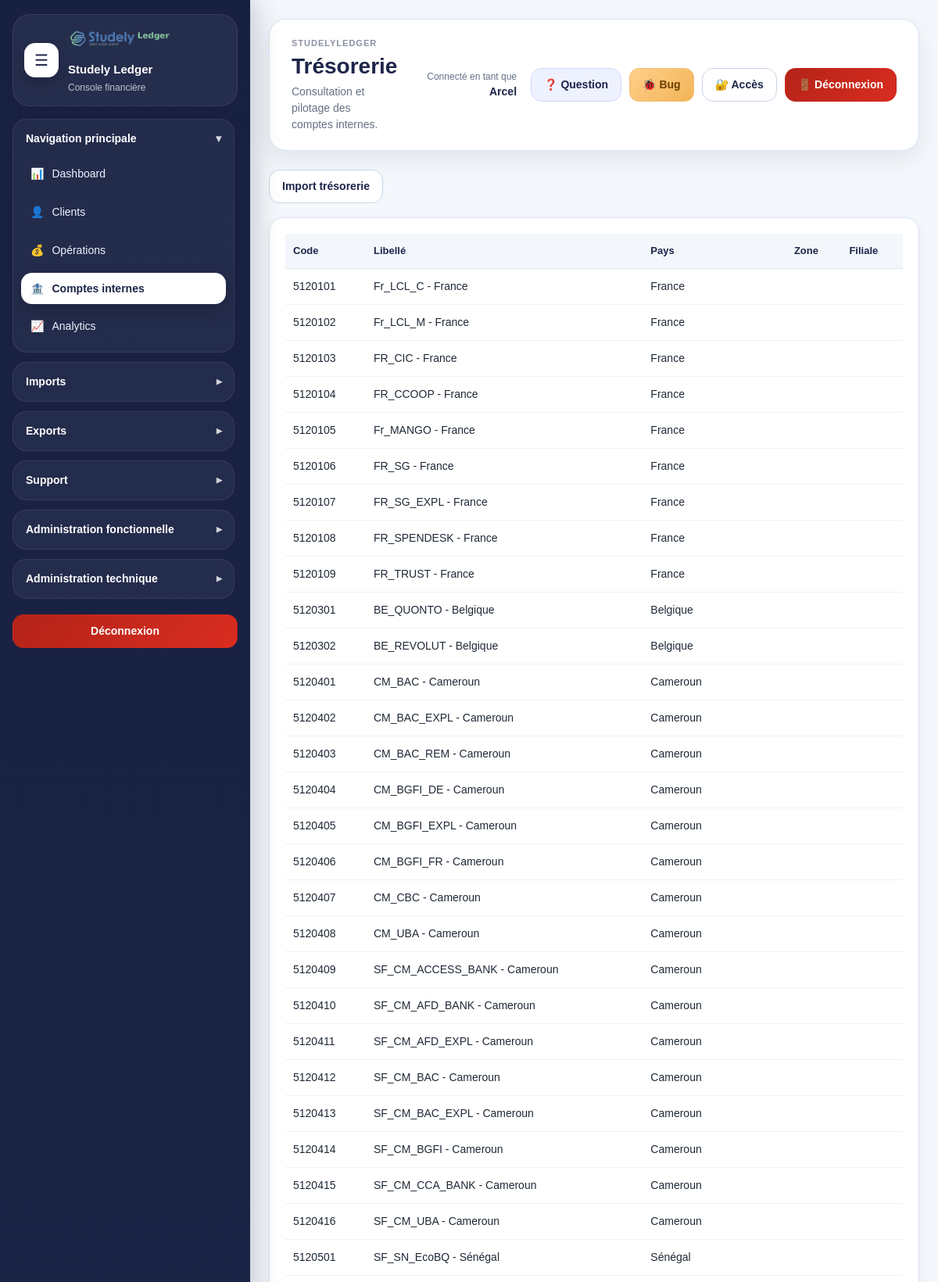
The app's page /modules/treasury/index.php (signed in, upper part) with its own data.
### tables this page shows
CREATE TABLE `treasury_accounts` (
  `id` int(11) NOT NULL,
  `account_code` varchar(50) NOT NULL,
  `account_label` varchar(255) NOT NULL,
  `bank_name` varchar(255) DEFAULT NULL,
  `subsidiary_name` varchar(255) DEFAULT NULL,
  `zone_code` varchar(100) DEFAULT NULL,
  `country_label` varchar(150) DEFAULT NULL,
  `country_type` varchar(150) DEFAULT NULL,
  `payment_place` varchar(150) DEFAULT NULL,
  `currency_code` varchar(10) NOT NULL DEFAULT 'EUR',
  `opening_balance` decimal(15,2) NOT NULL DEFAULT 0.00,
  `current_balance` decimal(15,2) NOT NULL DEFAULT 0.00,
  `is_active` tinyint(1) NOT NULL DEFAULT 1,
  `created_at` datetime NOT NULL DEFAULT current_timestamp(),
  `updated_at` datetime DEFAULT NULL
);

### includes/admin_functions.php (called while the page is built, shortened)
<?php
if (!function_exists('e')) {
    function e(?string $value): string
    {
        return htmlspecialchars((string)($value ?? ''), ENT_QUOTES, 'UTF-8');
    }
}
if (!function_exists('tableExists')) {
    function tableExists(PDO $pdo, string $tableName): bool
    {
        $stmt = $pdo->prepare("
            SELECT COUNT(*)
            FROM information_schema.TABLES
            WHERE TABLE_SCHEMA = DATABASE()
              AND TABLE_NAME = ?
        ");
        $stmt->execute([$tableName]);
        return (int)$stmt->fetchColumn() > 0;
    }
}
if (!function_exists('columnExists')) {
    function columnExists(PDO $pdo, string $tableName, string $columnName): bool
    {
        $stmt = $pdo->prepare("
            SELECT COUNT(*)
            FROM information_schema.COLUMNS
            WHERE TABLE_SCHEMA = DATABASE()
              AND TABLE_NAME = ?
              AND COLUMN_NAME = ?
        ");
        $stmt->execute([$tableName, $columnName]);
        return (int)$stmt->fetchColumn() > 0;
    }
}
if (!function_exists('currentUserRecord')) {
    function currentUserRecord(PDO $pdo): ?array
    {
        $userId = (int)($_SESSION['user_id'] ?? 0);
        if ($userId <= 0 || !tableExists($pdo, 'users')) {
            return null;
        }
        $roleJoin = '';
        $roleSelect = 'NULL AS role_code, NULL AS role_label, NULL AS legacy_role';
        if (tableExists($pdo, 'roles') && columnExists($pdo, 'users', 'role_id')) {
            $roleJoin = 'LEFT JOIN roles r ON r.id = u.role_id';
            $roleSelectParts = [];
            $roleSelectParts[] = columnExists($pdo, 'roles', 'code') ? 'r.code AS role_code' : 'NULL AS role_code';
            $roleSelectParts[] = columnExists($pdo, 'roles', 'label') ? 'r.label AS role_label' : (
                columnExists($pdo, 'roles', 'name') ? 'r.name AS role_label' : 'NULL AS role_label'
            );
            $roleSelectParts[] = columnExists($pdo, 'users', 'role') ? 'u.role AS legacy_role' : 'NULL AS legacy_role';
            $roleSelect = implode(', ', $roleSelectParts);
        } elseif (columnExists($pdo, 'users', 'role')) {
            $roleSelect = 'NULL AS role_code, NULL AS role_label, u.role AS legacy_role';
        }
        $userColumns = ['u.id'];
        $optionalUserColumns = [
            'username',
            'email',
            'is_active',
            'role_id',
            'role',
            'created_at',
            'updated_at',
        ];
        foreach ($optionalUserColumns as $column) {
            if (columnExists($pdo, 'users', $column)) {
                $userColumns[] = 'u.' . $column;
            }
        }
        $stmt = $pdo->prepare("
            SELECT
                " . implode(', ', $userColumns) . ",
                {$roleSelect}
            FROM users u
            {$roleJoin}
            WHERE u.id = ?
            LIMIT 1
        ");
        $stmt->execute([$userId]);
        $user = $stmt->fetch(PDO::FETCH_ASSOC);
        return $user ?: null;
    }
}
if (!function_exists('currentUserHasRoleCode')) {
    function currentUserHasRoleCode(PDO $pdo, array $roleCodes): bool
    {
        $user = currentUserRecord($pdo);
        $currentValues = [
            strtolower(trim((string)($user['role_code'] ?? ''))),
            strtolower(trim((string)($user['legacy_role'] ?? ''))),
            strtolower(trim((string)($user['role_label'] ?? ''))),
            strtolower(trim((string)($_SESSION['role'] ?? ''))),
            strtolower(trim((string)($_SESSION['role_name'] ?? ''))),
        ];
        foreach ($roleCodes as $code) {
            $normalized = strtolower(trim((string)$code));
            if ($normalized !== '' && in_array($normalized, $currentValues, true)) {
                return true;
            }
        }
        return false;
    }
}
if (!function_exists('currentUserIsAdminLike')) {
    function currentUserIsAdminLike(PDO $pdo): bool
    {
        return currentUserHasRoleCode($pdo, [
            'admin',
            'superadmin',
            'super_admin',
            'admin_tech',
            'admin-tech',
            'admin technique',
            'administrateur',
            'administrateur technique',
            'admin global',
        ]);
    }
}
if (!function_exists('studelyCanAccess')) {
    function studelyCanAccess(PDO $pdo, string $accessKey): bool
    {
        $map = studelyAccessMap();
        $codes = $map[$accessKey] ?? [];
        if (currentUserIsAdminLike($pdo)) {
            return true;
        }
        return currentUserCanAny($pdo, $codes);
    }
}

### modules/treasury/index.php (the view, shortened to what this page needs)
<?php
$pdo = getPDO();
require_once __DIR__ . '/../../includes/admin_functions.php';
$rows = tableExists($pdo, 'treasury_accounts')
    ? $pdo->query("
        SELECT *
        FROM treasury_accounts
        ORDER BY account_code ASC
    ")->fetchAll(PDO::FETCH_ASSOC)
    : [];
require_once __DIR__ . '/../../includes/document_start.php';
?>
<div class="layout">
    <?php require_once __DIR__ . '/../../includes/sidebar.php'; ?>
    <div class="main">
        <?php require_once __DIR__ . '/../../includes/header.php'; ?>
        <div class="page-title">
            <div class="btn-group">
                <?php if (studelyCanAccess($pdo, 'treasury_import_page')): ?>
                    <a href="<?= e(APP_URL) ?>modules/treasury/import_treasury_csv.php" class="btn btn-outline">Import trésorerie</a>
                <?php endif; ?>
            </div>
        </div>
        <div class="table-card">
            <table>
                <thead>
                    <tr>
                        <th>Code</th>
                        <th>Libellé</th>
                        <th>Pays</th>
                        <th>Zone</th>
                        <th>Filiale</th>
                    </tr>
                </thead>
                <tbody>
                    <?php foreach ($rows as $row): ?>
                        <tr>
                            <td><?= e($row['account_code'] ?? '') ?></td>
                            <td><?= e($row['account_label'] ?? '') ?></td>
                            <td><?= e($row['country_label'] ?? '') ?></td>
                            <td><?= e($row['zone_label'] ?? '') ?></td>
                            <td><?= e($row['entity_label'] ?? '') ?></td>
                        </tr>
                    <?php endforeach; ?>
                </tbody>
            </table>
        </div>
    </div>
</div>
<?php require_once __DIR__ . '/../../includes/document_end.php'; ?>

### assets/css/style.css (style rules this page uses)
:root { --bg:#f4f7fb; --surface:#ffffff; --surface-soft:#f8fbff; --border:#dbe4f0; --border-strong:#c8d5e6; --text:#1f2937; --muted:#667085; --heading:#1d2549; --primary:#1d2549; --primary-2:#2f4db8; --primary-soft:#eef2ff; --success:#117a4f; --success-soft:#e8f8f0; --danger:#b42318; --danger-soft:#fff1f2; --warning:#b54708; --warning-soft:#fff7ed; --info:#175cd3; --info-soft:#eff6ff; --shadow-sm:0 6px 16px rgba(18, 38, 63, 0.06); --shadow-md:0 12px 30px rgba(18, 38, 63, 0.08); --shadow-lg:0 18px 45px rgba(18, 38, 63, 0.12); --radius-sm:12px; --radius-md:18px; --radius-lg:24px; --sidebar-width:320px; --sidebar-width-collapsed:96px; }
*, *::before, *::after { box-sizing:border-box; }
html, body { margin:0; padding:0; min-height:100%; }
body { font-family:Arial, Helvetica, sans-serif; font-size:14px; line-height:1.5; color:var(--text); background:var(--bg); }
a { color:inherit; text-decoration:none; }
.layout { display:flex; min-height:100vh; width:100%; }
.main { flex:1 1 auto; min-width:0; padding:24px; }
.card, .form-card, .table-card, .dashboard-panel { background:var(--surface); border:1px solid var(--border); border-radius:var(--radius-md); box-shadow:var(--shadow-sm); padding:20px; }
.page-title { display:flex; justify-content:space-between; align-items:flex-start; gap:18px; margin-bottom:18px; }
.btn-group { display:flex; gap:10px; flex-wrap:wrap; align-items:center; }
.btn { display:inline-flex; align-items:center; justify-content:center; gap:8px; min-height:42px; padding:10px 16px; border-radius:14px; border:1px solid transparent; font-weight:700; font-size:14px; cursor:pointer; transition:transform .16s ease, box-shadow .16s ease, opacity .16s ease, background .16s ease, border-color .16s ease; text-decoration:none; white-space:nowrap; }
.btn-outline { color:var(--heading); background:#fff; border-color:var(--border-strong); }
table { width:100%; border-collapse:collapse; background:#fff; }
thead th { text-align:left; font-size:13px; color:var(--heading); background:#f3f7fc; border-bottom:1px solid var(--border); padding:12px 10px; }
tbody td { border-bottom:1px solid #edf2f7; padding:12px 10px; vertical-align:top; }

### assets/css/dashboard.css (style rules this page uses)
.table-card table td, .table-card table th { vertical-align:middle; }

### records on screen
treasury_accounts: account_code "5120101", account_label "Fr_LCL_C - France", country_label "France"
treasury_accounts: account_code "5120102", account_label "Fr_LCL_M - France", country_label "France"
treasury_accounts: account_code "5120103", account_label "FR_CIC - France", country_label "France"
treasury_accounts: account_code "5120104", account_label "FR_CCOOP - France", country_label "France"
treasury_accounts: account_code "5120105", account_label "Fr_MANGO - France", country_label "France"
treasury_accounts: account_code "5120106", account_label "FR_SG - France", country_label "France"
treasury_accounts: account_code "5120107", account_label "FR_SG_EXPL - France", country_label "France"
treasury_accounts: account_code "5120108", account_label "FR_SPENDESK - France", country_label "France"
treasury_accounts: account_code "5120109", account_label "FR_TRUST - France", country_label "France"
treasury_accounts: account_code "5120301", account_label "BE_QUONTO - Belgique", country_label "Belgique"
treasury_accounts: account_code "5120302", account_label "BE_REVOLUT - Belgique", country_label "Belgique"
treasury_accounts: account_code "5120401", account_label "CM_BAC - Cameroun", country_label "Cameroun"
treasury_accounts: account_code "5120402", account_label "CM_BAC_EXPL - Cameroun", country_label "Cameroun"
treasury_accounts: account_code "5120403", account_label "CM_BAC_REM - Cameroun", country_label "Cameroun"
treasury_accounts: account_code "5120404", account_label "CM_BGFI_DE - Cameroun", country_label "Cameroun"
treasury_accounts: account_code "5120405", account_label "CM_BGFI_EXPL - Cameroun", country_label "Cameroun"
treasury_accounts: account_code "5120406", account_label "CM_BGFI_FR - Cameroun", country_label "Cameroun"
treasury_accounts: account_code "5120407", account_label "CM_CBC - Cameroun", country_label "Cameroun"
treasury_accounts: account_code "5120408", account_label "CM_UBA - Cameroun", country_label "Cameroun"
treasury_accounts: account_code "5120409", account_label "SF_CM_ACCESS_BANK - Cameroun", country_label "Cameroun"
treasury_accounts: account_code "5120410", account_label "SF_CM_AFD_BANK - Cameroun", country_label "Cameroun"
treasury_accounts: account_code "5120411", account_label "SF_CM_AFD_EXPL - Cameroun", country_label "Cameroun"
treasury_accounts: account_code "5120412", account_label "SF_CM_BAC - Cameroun", country_label "Cameroun"
treasury_accounts: account_code "5120413", account_label "SF_CM_BAC_EXPL - Cameroun", country_label "Cameroun"
treasury_accounts: account_code "5120414", account_label "SF_CM_BGFI - Cameroun", country_label "Cameroun"
treasury_accounts: account_code "5120415", account_label "SF_CM_CCA_BANK - Cameroun", country_label "Cameroun"
treasury_accounts: account_code "5120416", account_label "SF_CM_UBA - Cameroun", country_label "Cameroun"
treasury_accounts: account_code "5120501", account_label "SF_SN_EcoBQ - Sénégal", country_label "Sénégal"

### other values on screen
APP_NAME "STUDELYLEDGER"
$title "Trésorerie"
$subtitle "Consultation et pilotage des comptes internes."
$currentUser "Arcel"
